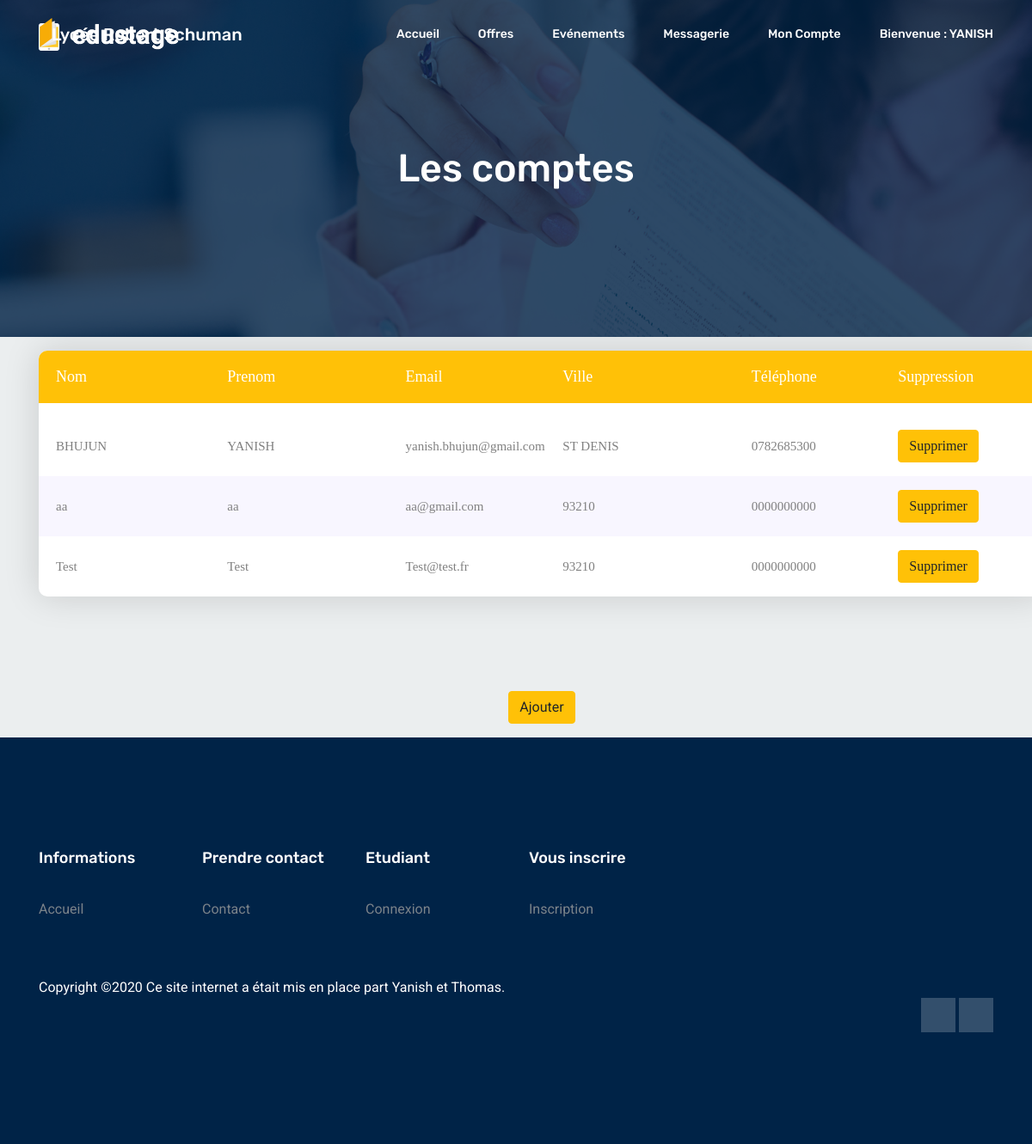
The page /View/moncompte_admin.php (signed in) on the database its author committed.
### tables this page shows
CREATE TABLE IF NOT EXISTS `compte` (
  `id` int(11) NOT NULL AUTO_INCREMENT,
  `nom` varchar(50) NOT NULL,
  `prenom` varchar(50) NOT NULL,
  `email` varchar(50) NOT NULL,
  `ville` varchar(30) NOT NULL,
  `tel` varchar(20) NOT NULL,
  `mdp` varchar(50) NOT NULL,
  `role` varchar(10) NOT NULL,
  PRIMARY KEY (`id`),
  KEY `nom` (`nom`),
  KEY `tel` (`tel`)
);

### View/moncompte_admin.php (the view, shortened to what this page needs)
<!DOCTYPE html>
<html lang="en">
  <head>
<link rel="stylesheet" type="text/css" href="../tableau/vendor/bootstrap/css/bootstrap.min.css">
<link rel="stylesheet" type="text/css" href="../tableau/fonts/font-awesome-4.7.0/css/font-awesome.min.css">
<link rel="stylesheet" type="text/css" href="../tableau/vendor/animate/animate.css">
<link rel="stylesheet" type="text/css" href="../tableau/vendor/select2/select2.min.css">
<link rel="stylesheet" type="text/css" href="../tableau/vendor/perfect-scrollbar/perfect-scrollbar.css">
<link rel="stylesheet" type="text/css" href="../tableau/css/util.css">
<link rel="stylesheet" type="text/css" href="../tableau/css/main.css">
<link rel="stylesheet" type="text/css" href="../tableau/css/style2.css">
<link rel="stylesheet" type="text/css" href="../tableau/css/style3.css">
    <link rel="stylesheet" href="../css/bootstrap.css" />
    <link rel="stylesheet" href="../css/flaticon.css" />
    <link rel="stylesheet" href="../css/themify-icons.css" />
    <link rel="stylesheet" href="../vendors/owl-carousel/owl.carousel.min.css" />
    <link rel="stylesheet" href="../vendors/nice-select/css/nice-select.css" />
    <link rel="stylesheet" href="../css/style.css" />
    <link rel="stylesheet" href="../css/style3.css" />
    <link rel="stylesheet" href="../css/erreur.css" />
  </head>
</body>
</body>
</body>
</body>
  <body>
    <header class="header_area white-header">
      <div class="main_menu">
        <nav class="navbar navbar-expand-lg navbar-light">
          <div class="container">
            <a class="navbar-brand" href="index.html">
              <img class="logo-2" src="img/logo2.png" alt="" />
            </a>
            <div class="collapse navbar-collapse offset" id="navbarSupportedContent">
              <ul class="nav navbar-nav menu_nav ml-auto">
                <?php
                if (isset($_SESSION['email'])){
                  if ($_SESSION['role'] == "client") { ?>
                    <div class="position2">
                    <?php echo'Lycée Robert Schuman'?>
                    </div>
                    <li class="nav-item">
                      <a class="nav-link" href="../index.php">Accueil</a>
                    </li>
                    <li class="nav-item">
                      <a class="nav-link" href="contact.php">Contact</a>
                    </li>
                    <li class="nav-item">
                      <a class="nav-link" href="offre_emploi_client.php">Offres</a>
                    </li>
                    <li class="nav-item submenu dropdown">
                      <a href="evenement.php" class="nav-link dropdown-toggle"> Evénements
                      </a>
                      <ul class="dropdown-menu">
                        <li class="nav-item">
                          <a class="nav-link" href="evenement_etudiant.php">Etudiant</a>
                        </ul>
                    </li>
                    <li class="nav-item submenu dropdown">
                      <a href="messagerie.php" class="nav-link dropdown-toggle"> Messagerie
                      </a>
                    </li>
                    <li class="nav-item">
                      <a class="nav-link" href="moncompte_client.php">Mon compte</a>
                    </li>
                    <li class="nav-item submenu dropdown">
                      <a href="moncompte_client.php" class="nav-link dropdown-toggle"><?php echo'Bienvenue : ', $_SESSION['prenom'];?>
                      </a>
                      <ul class="dropdown-menu">
                        <li class="nav-item">
                          <a class="nav-link" href="../traitement/deconnexion.php">Déconnexion</a>
                        </li>
                      </ul>
                    </li>
                  <?php  }
                    else { ?>
                      <div class="position2">
                      <?php echo'Lycée Robert Schuman'?>
                      </div>
                      <li class="nav-item">
                        <a class="nav-link" href="../index.php">Accueil</a>
                      </li>
                      <li class="nav-item submenu dropdown">
                        <a href="offre_emploi.php" class="nav-link dropdown-toggle"> Offres
                        </a>
                      <li class="nav-item submenu dropdown">
                        <a href="evenement.php" class="nav-link dropdown-toggle"> Evénements
                        </a>
                      </li>
                      <li class="nav-item submenu dropdown">
                        <a href="messagerie_admin.php" class="nav-link dropdown-toggle"> Messagerie
                        </a>
                      </li>
                      <li class="nav-item submenu dropdown">
                        <a href="moncompte_admin.php" class="nav-link dropdown-toggle"> Mon compte
                        </a>
                      </li>
                      <li class="nav-item submenu dropdown">
                        <a href="admin.php" class="nav-link dropdown-toggle"><?php echo'Bienvenue : ', $_SESSION['prenom'];?>
                        </a>
                      </li>
                 <?php }
                }  ?>
                </li>
              </ul>
            </div>
          </div>
        </nav>
      </div>
    </header>
    <section class="banner_area">
      <div class="banner_inner d-flex align-items-center">
        <div class="overlay"></div>
        <div class="container">
          <div class="row justify-content-center">
            <div class="col-lg-6">
              <div class="banner_content text-center">
                <h2>Les comptes </h2>
              </div>
            </div>
          </div>
        </div>
      </div>
    </section>
    <?php
  	try{
  		$bdd= new PDO('mysql:host=localhost;dbname=ecole; charset=utf8','root','');
  	}
  	catch (Exception $e){
  		die('Erreur:'.$e->getMessage());
  	}
  	?>
<div class="container">
  <p>  <div class="container-table100">
      <div class="wrap-table100">
        <div class="table100 ver1 m-b-110">
          <div class="table100-head">
  						<table>
  							<thead>
  								<tr class="row100 head">
  									<th class="cell100 column1">Nom</th>
  									<th class="cell100 column2">Prenom</th>
  									<th class="cell100 column3">Email</th>
                    <th class="cell100 column4">Ville</th>
  									<th class="cell100 column5">Téléphone</th>
                    <th class="cell100 column5">Suppression</th>
  								</tr>
  							</thead>
  						</table>
  					</div></p>
  					<div class="table100-body js-pscroll">
  						<table>
  							<tbody>
                  <?php
                  $req = $bdd->prepare('SELECT * FROM compte');
                  $req->execute(array('email'=>$_SESSION['email']));
                  $donnees= $req->fetchall();
                  foreach ($donnees as $value) { ?>
                    <tr class="row100 body">
                          <td class="cell100 column1"><?php echo $value['nom']?></td>
                          <td class="cell100 column2"><?php echo $value['prenom']?></td>
                          <td class="cell100 column3"><?php echo $value['email']?></td>
                          <td class="cell100 column4"><?php echo $value['ville']?></td>
                          <td class="cell100 column5"><?php echo $value['tel']?></td>
                          <td class="cell100 column5"><a class="btn btn-warning" data-toggle="modal" data-target="#exampleModal<?php echo $value['id'] ?>" href="../manager/supprimer_client.php?id=<?php echo $value['id']; ?>">Supprimer</a>
                         </tr>
<?php
                 }
?>
               </tbody>
             </table>
           </div>
         </div>
           <div class="pull left">
         <p><center><button type="button" class="btn btn-warning" onclick="window.location.href='ajouter_client.php'">Ajouter</button></center></p>
           </div>
    <footer class="footer-area section_gap">
      <div class="container">
        <div class="row">
          <div class="col-lg-2 col-md-6 single-footer-widget">
            <h4>Informations</h4>
            <ul>
              <li><a href="index.php">Accueil</a></li>
            </ul>
          </div>
          <div class="col-lg-2 col-md-6 single-footer-widget">
            <h4>Prendre contact</h4>
            <ul>
              <li><a href="View/contact.php">Contact</a></li>
            </ul>
          </div>
          <div class="col-lg-2 col-md-6 single-footer-widget">
            <h4>Etudiant</h4>
            <ul>
              <li><a href="View/connexion.php">Connexion</a></li>
            </ul>
          </div>
          <div class="col-lg-2 col-md-6 single-footer-widget">
            <h4>Vous inscrire</h4>
            <ul>
              <li><a href="View/inscription.php">Inscription</a></li>
            </ul>
          </div>
        </div>
        <div class="row footer-bottom d-flex justify-content-between">
          <p class="col-lg-8 col-sm-12 footer-text m-0 text-white">
Copyright &copy;<script>document.write(new Date().getFullYear());</script> Ce site internet a était mis en place part Yanish et Thomas.
          </p>
          <div class="col-lg- col-sm-12 footer-social">
            <a href="https://fr-fr.facebook.com/pages/lyc%C3%A9e-robert-shuman-dugny/138783332978707"><i class="ti-facebook"></i></a>
            <a href="https://www.linkedin.com/authwall?trk=ripf&trkInfo=AQEox7flDVgK6wAAAXTU30Sg9G1wuydfYLa76GB2oassbBSdjOi9-W4ZjXPYF8_C316tFE1wSZJQcJXqWoZZ_TSYGc-KGAmfL2kQ0G2cJ_EJNiW2QL5Z-8o7AyjmF9l5fSLAA-I=&originalReferer=https://www.google.com/&sessionRedirect=https%3A%2F%2Ffr.linkedin.com%2Fschool%2Flyc%25C3%25A9erobertschuman%2F"><i class="ti-linkedin"></i></a>
          </div>
        </div>
      </div>
    </footer>
  </body>
</html>

### tableau/css/main.css (style rules this page uses)
* { margin: 0px; padding: 0px; box-sizing: border-box; }
body, html { height: 100%; font-family: sans-serif; }
a { margin: 0px; transition: all 0.4s; -webkit-transition: all 0.4s; -o-transition: all 0.4s; -moz-transition: all 0.4s; }
h1,h2,h3,h4,h5,h6 { margin: 0px; }
p { margin: 0px; }
ul, li { margin: 0px; list-style-type: none; }
button { outline: none !important; border: none; background: transparent; }
.js-pscroll { position: relative; overflow: hidden; }
.wrap-table100 { width: 1170px; }
.table100 { background-color: #fff; }
table { width: 100%; }
th, td { font-weight: unset; padding-right: 10px; }
.table100-head th { padding-top: 18px; padding-bottom: 18px; }
.table100-body td { padding-top: 16px; padding-bottom: 16px; }
.table100 { position: relative; padding-top: 60px; }
.table100-head { position: absolute; width: 100%; top: 0; left: 0; }
.table100-body { max-height: 585px; overflow: auto; }
.table100.ver1 td { font-family: Lato-Regular; font-size: 15px; color: #808080; line-height: 1.4; }
.table100.ver1 .table100-body tr:nth-child(even) { background-color: #f8f6ff; }
.table100.ver1 { border-radius: 10px; overflow: hidden; box-shadow: 0 0px 40px 0px rgba(0, 0, 0, 0.15); -moz-box-shadow: 0 0px 40px 0px rgba(0, 0, 0, 0.15); -webkit-box-shadow: 0 0px 40px 0px rgba(0, 0, 0, 0.15); -o-box-shadow: 0 0px 40px 0px rgba(0, 0, 0, 0.15); -ms-box-shadow: 0 0px 40px 0px rgba(0, 0, 0, 0.15); }

### tableau/css/style2.css (style rules this page uses)
.column1 { width: 18%; padding-left: 20px; }
.column2 { width: 17%; }
.column3 { width: 15%; }
.column4 { width: 18%; }
.column5 { width: 14%; }
.table100.ver1 th { font-family: Lato-Bold; font-size: 18px; color: #fff; line-height: 1.4; background-color: #ffc107; }

### tableau/css/style3.css (style rules this page uses)
.table100.ver1 th { font-family: Lato-Bold; font-size: 18px; color: #fff; line-height: 1.4; background-color: #ffc107; }

### css/style3.css (style rules this page uses)
.position2 { position: absolute; left: 60px; text-transform: capitalize; color: #ffffff; font: 500 20px/80px "Rubik", sans-serif; }

### rows shown on the page
compte: nom "BHUJUN", prenom "YANISH", email "yanish.bhujun@gmail.com", ville "ST DENIS", tel "0782685300"
compte: nom "aa", prenom "aa", email "aa@gmail.com", ville "93210", tel "0000000000"
compte: nom "Test", prenom "Test", email "Test@test.fr", ville "93210", tel "0000000000"

### other values the page prints
$_SESSION['prenom'] "YANISH"
